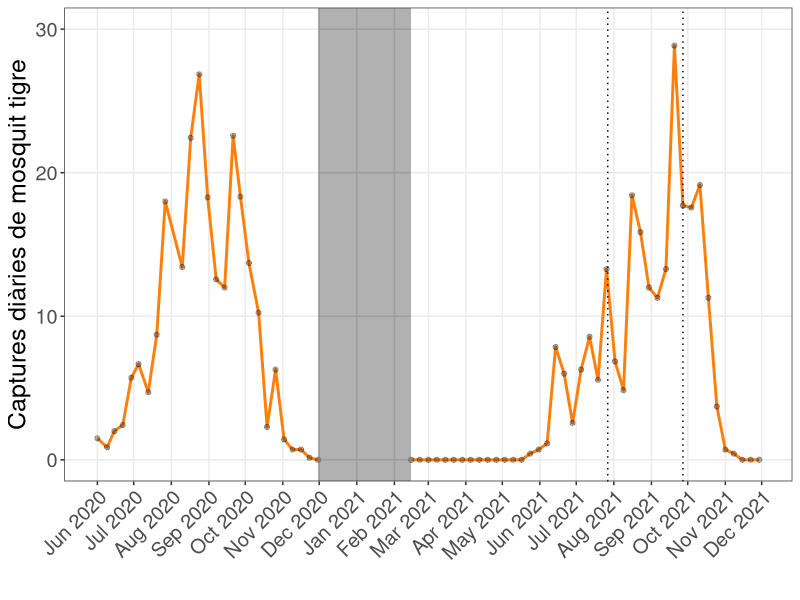

Write the R code that produced this figure.
library(tidyverse)
library(lubridate)
library(scales)

mosquits <- read_csv(file = "Data/Jordistrap_until_june_2021.csv")


mosquits %>%
  filter(Species == "Aedes albopictus") %>% 
  mutate(Date2 = dmy(Date),
         na = is.na(Abundance)) %>%
  ggplot(aes(x = Date2, y = Abundance/Trapping.effort)) + 
  geom_line(colour = "#ff7f0d", lwd = 1) +
  geom_point(alpha = 0.3) +
  geom_rect(aes(xmin = as.Date("2020-11-30"), xmax = as.Date("2021-02-15"), ymin = -10, ymax = 50), fill = "black", alpha = 0.005) +
  # geom_vline(xintercept = as.numeric(as.Date("2020-11-30")), lty = 3) +
  # geom_vline(xintercept = as.numeric(as.Date("2021-02-08")), lty = 3) +
  geom_vline(xintercept = as.numeric(as.Date("2021-07-27")), lty = 3) +
  geom_vline(xintercept = as.numeric(as.Date("2021-09-27")), lty = 3) +
  scale_x_date(breaks = breaks_pretty(15)) +
  ylab("Captures diàries de mosquit tigre") +
  xlab("") +
  coord_cartesian(ylim = c(0,30)) +
  theme_bw() +
  theme(panel.grid.minor = element_blank(),
        text = element_text(size = 18),
        axis.text.x = element_text(angle = 45, 
                                   vjust = 1, 
                                   hjust = 1))
# ggsave(filename = "Figs/tigres_trampaTorderaCAT.png")

